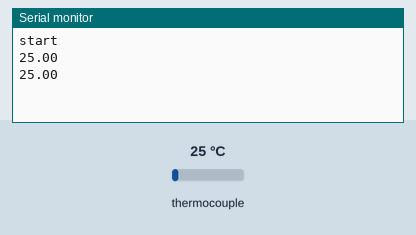
This sketch was run on a simulated Arduino Uno, built with avr-gcc and run on an emulated ATmega328P. On the bench: the last lines printed to the serial monitor. Wiring (inferred from the names in the program): MAX6675 thermocouple converter: CS pin 10. The inputs (shaded band) are chosen by the test bench; at power-on: thermocouple 25 °C.

Above: at 1.2 s.
1.3 s: thermocouple set to 6 °C
At 1.67 s:
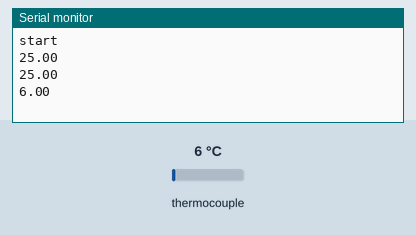
2.8 s: thermocouple set to 75 °C
At 3.06 s:
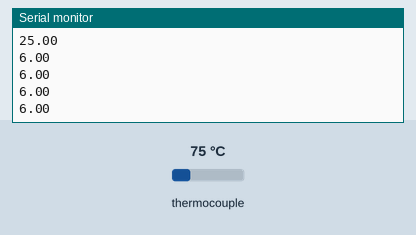
Timing chart, 0 to 5.8 s (numbered marks = the images above; inputs shaded):
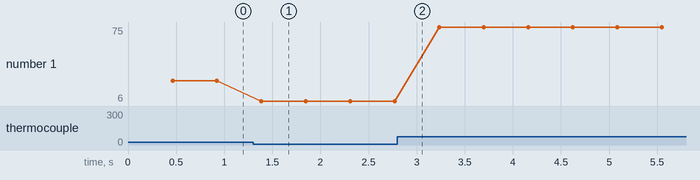

The sketch:

test_max.ino
```cpp
/*
 Testing the Max6675
 03/03/2011
*/

#include <SPI.h>

#define CS_MAX 10 // MAX6675 CS Line

//-------------------------
double GetTemperature (void)
{
unsigned int temp_reading;
  double tempC;

 // stop any conversion process
 delay(5);
 digitalWrite(CS_MAX,LOW); // Set MAX7765 /CS Low
 delay(5);

 // initiate a new conversion
 digitalWrite(CS_MAX,HIGH); // Set MAX7765 /CS High
 delay(250); // wait for conversion to finish..

 // read result
 digitalWrite(CS_MAX,LOW); // Set MAX7765 /CS Low
 delay(1);

 temp_reading = SPI.transfer(0xff) << 8;
 temp_reading += SPI.transfer(0xff);

 digitalWrite(CS_MAX,HIGH); // Set MAX7765 /CS High
 delay(1);

 // check result
 if(temp_reading & 0x4) {
     return(-1); // Failed / NoCOnnection Error
 }
  temp_reading >>= 3; // Don't fully understand this bitshift, must be a MAX thing
  tempC = temp_reading * 0.25;
  return tempC; //Convert to Degc

}

//-------------------------
//-------------------------
void setup()
{
  Serial.begin(57600);
  Serial.println("start");

  pinMode(CS_MAX,OUTPUT); // MAX6675/6674 /CS Line must be an output for hardware SPI
  digitalWrite(CS_MAX,HIGH); // Set MAX7765 /CS High

  SPI.begin(); // Init SPI
  SPI.setBitOrder(MSBFIRST); // Sets the order of the bits shifted out of and into the SPI bus
  SPI.setDataMode(SPI_MODE1); // Base value of clock is 1, data is captured on clock's falling edge.
  SPI.setClockDivider(SPI_CLOCK_DIV32); // Set SPI data rate to 16mhz/4. IE: 4mhz.
}

//-------------------------

void loop()
{
double temperature = 0;

while(1)
 {
   delay(200);
   temperature = GetTemperature();
   if(temperature == -1)
     {
       Serial.println("No Connection");
     }
     else
     {
       Serial.println(temperature, 2);
//       Serial.print("\n");
     }
 }
}
```

Measured:
- after the input at 1.3 s, the serial monitor: prints a new line after 0.09 s (image 1)
- plotted number 1: 25 → 6 after the input at 1.3 s, 6 → 75 after the input at 2.8 s
